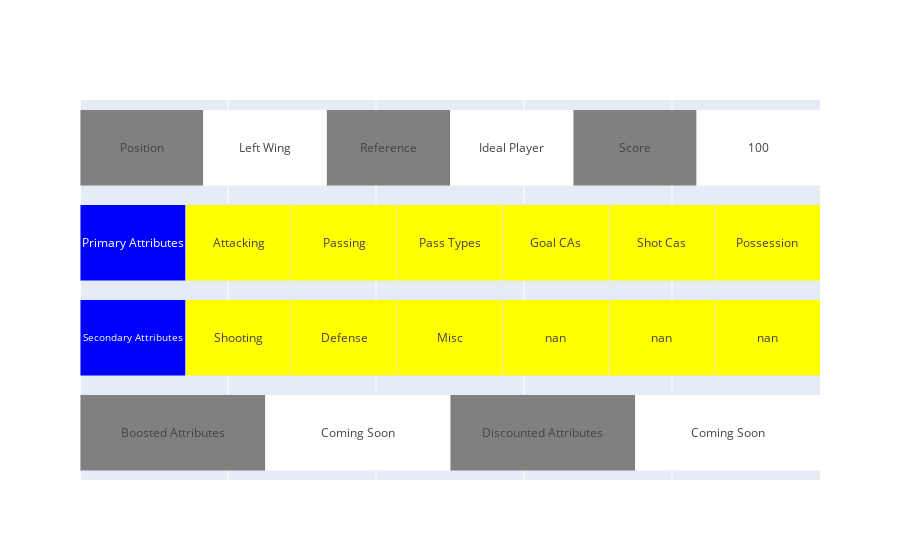

This figure's notebook cell:
### Code cell
t1=tdf.columns[0]
t2=tdf.iloc[0,0]
t3=tdf.columns[1]
t4=tdf.iloc[0,1]
t5='Score'
t6='100'
#top_row=['t'+str(i) for i in range(1,6)]
top_row=[t1,t2,t3,t4,t5,t6]

second_row=tdf['Primary Attributes'].tolist()
second_row.insert(0,tdf.columns[2])

third_row=tdf[tdf.columns[3]].tolist()
third_row.insert(0,tdf.columns[3])

fourth_row=[tdf.columns[4],tdf.iloc[0,4],tdf.columns[5],tdf.iloc[0,5]]

plot_rows=[fourth_row,third_row,second_row,top_row]

values=[]
for i in plot_rows:
    l=[round(100/len(i),2) for j in range(len(i))]
    values.append(l)

# Normalize the values to represent percentages
normalized_values = []
for student_values in values:
    total = sum(student_values)
    percentages = [value / total * 100 for value in student_values]
    normalized_values.append(percentages)

# Define colors for each attribute
#colors = ['#636EFA', '#EF553B', '#00CC96','#112277','#225577','#004488','#2266AA']
colors=[['grey','white','grey','white','grey','white'],['blue','yellow','yellow','yellow','yellow','yellow','yellow'],
        ['blue','yellow','yellow','yellow','yellow','yellow','yellow'],['grey','white','grey','white','grey','white']]
# Create the figure
fig = go.Figure()

# Add the bar trace for each student
for i, bar_values in zip(range(4), normalized_values):
    
    for bar, percentage, color in zip(plot_rows[i], bar_values, colors[i]):
        
        fig.add_trace(go.Bar(
            y=[i],  # Single bar for each row
            x=[percentage],  # The width of the segment
            name=bar,
            orientation='h',
            text=f"{bar}",#: {percentage:.1f}%",  # Text inside the bar
            textposition='inside',
            insidetextanchor='middle',  # Center-align the text inside the bars
            marker=dict(color=color),  # Set the color for each segment
            hoverinfo='none'
        ))

# Update layout
fig.update_layout(
    #title='Comparison of Students\' Performance Across Attributes',
    #xaxis_title='Percentage',
    #yaxis_title='',
    barmode='stack',
    xaxis=dict(range=[0, 100]),  # Ensure the x-axis ranges from 0 to 100
    showlegend=False
)
fig.update_xaxes(showticklabels=False)
fig.update_yaxes(showline=False, showticklabels=False,linecolor='white')
config ={'displayModeBar': False}

# Display the chart
fig.show()

### Figure 1 — Plotly figure (JSON) as saved in the notebook; plotly's stock layout.template omitted (floating-point values rounded to 4 significant figures)
{"data": [{"hoverinfo": "none", "insidetextanchor": "middle", "marker": {"color": "grey"}, "name": "Boosted Attributes", "orientation": "h", "text": "Boosted Attributes", "textposition": "inside", "type": "bar", "x": [25], "y": [0]}, {"hoverinfo": "none", "insidetextanchor": "middle", "marker": {"color": "white"}, "name": "Coming Soon", "orientation": "h", "text": "Coming Soon", "textposition": "inside", "type": "bar", "x": [25], "y": [0]}, {"hoverinfo": "none", "insidetextanchor": "middle", "marker": {"color": "grey"}, "name": "Discounted Attributes", "orientation": "h", "text": "Discounted Attributes", "textposition": "inside", "type": "bar", "x": [25], "y": [0]}, {"hoverinfo": "none", "insidetextanchor": "middle", "marker": {"color": "white"}, "name": "Coming Soon", "orientation": "h", "text": "Coming Soon", "textposition": "inside", "type": "bar", "x": [25], "y": [0]}, {"hoverinfo": "none", "insidetextanchor": "middle", "marker": {"color": "blue"}, "name": "Secondary Attributes", "orientation": "h", "text": "Secondary Attributes", "textposition": "inside", "type": "bar", "x": [14.29], "y": [1]}, {"hoverinfo": "none", "insidetextanchor": "middle", "marker": {"color": "yellow"}, "name": "Shooting", "orientation": "h", "text": "Shooting", "textposition": "inside", "type": "bar", "x": [14.29], "y": [1]}, {"hoverinfo": "none", "insidetextanchor": "middle", "marker": {"color": "yellow"}, "name": "Defense", "orientation": "h", "text": "Defense", "textposition": "inside", "type": "bar", "x": [14.29], "y": [1]}, {"hoverinfo": "none", "insidetextanchor": "middle", "marker": {"color": "yellow"}, "name": "Misc", "orientation": "h", "text": "Misc", "textposition": "inside", "type": "bar", "x": [14.29], "y": [1]}, {"hoverinfo": "none", "insidetextanchor": "middle", "marker": {"color": "yellow"}, "name": "nan", "orientation": "h", "text": "nan", "textposition": "inside", "type": "bar", "x": [14.29], "y": [1]}, {"hoverinfo": "none", "insidetextanchor": "middle", "marker": {"color": "yellow"}, "name": "nan", "orientation": "h", "text": "nan", "textposition": "inside", "type": "bar", "x": [14.29], "y": [1]}, {"hoverinfo": "none", "insidetextanchor": "middle", "marker": {"color": "yellow"}, "name": "nan", "orientation": "h", "text": "nan", "textposition": "inside", "type": "bar", "x": [14.29], "y": [1]}, {"hoverinfo": "none", "insidetextanchor": "middle", "marker": {"color": "blue"}, "name": "Primary Attributes", "orientation": "h", "text": "Primary Attributes", "textposition": "inside", "type": "bar", "x": [14.29], "y": [2]}, {"hoverinfo": "none", "insidetextanchor": "middle", "marker": {"color": "yellow"}, "name": "Attacking", "orientation": "h", "text": "Attacking", "textposition": "inside", "type": "bar", "x": [14.29], "y": [2]}, {"hoverinfo": "none", "insidetextanchor": "middle", "marker": {"color": "yellow"}, "name": "Passing", "orientation": "h", "text": "Passing", "textposition": "inside", "type": "bar", "x": [14.29], "y": [2]}, {"hoverinfo": "none", "insidetextanchor": "middle", "marker": {"color": "yellow"}, "name": "Pass Types", "orientation": "h", "text": "Pass Types", "textposition": "inside", "type": "bar", "x": [14.29], "y": [2]}, {"hoverinfo": "none", "insidetextanchor": "middle", "marker": {"color": "yellow"}, "name": "Goal CAs", "orientation": "h", "text": "Goal CAs", "textposition": "inside", "type": "bar", "x": [14.29], "y": [2]}, {"hoverinfo": "none", "insidetextanchor": "middle", "marker": {"color": "yellow"}, "name": "Shot Cas", "orientation": "h", "text": "Shot Cas", "textposition": "inside", "type": "bar", "x": [14.29], "y": [2]}, {"hoverinfo": "none", "insidetextanchor": "middle", "marker": {"color": "yellow"}, "name": "Possession", "orientation": "h", "text": "Possession", "textposition": "inside", "type": "bar", "x": [14.29], "y": [2]}, {"hoverinfo": "none", "insidetextanchor": "middle", "marker": {"color": "grey"}, "name": "Position", "orientation": "h", "text": "Position", "textposition": "inside", "type": "bar", "x": [16.67], "y": [3]}, {"hoverinfo": "none", "insidetextanchor": "middle", "marker": {"color": "white"}, "name": "Left Wing", "orientation": "h", "text": "Left Wing", "textposition": "inside", "type": "bar", "x": [16.67], "y": [3]}, {"hoverinfo": "none", "insidetextanchor": "middle", "marker": {"color": "grey"}, "name": "Reference", "orientation": "h", "text": "Reference", "textposition": "inside", "type": "bar", "x": [16.67], "y": [3]}, {"hoverinfo": "none", "insidetextanchor": "middle", "marker": {"color": "white"}, "name": "Ideal Player", "orientation": "h", "text": "Ideal Player", "textposition": "inside", "type": "bar", "x": [16.67], "y": [3]}, {"hoverinfo": "none", "insidetextanchor": "middle", "marker": {"color": "grey"}, "name": "Score", "orientation": "h", "text": "Score", "textposition": "inside", "type": "bar", "x": [16.67], "y": [3]}, {"hoverinfo": "none", "insidetextanchor": "middle", "marker": {"color": "white"}, "name": "100", "orientation": "h", "text": "100", "textposition": "inside", "type": "bar", "x": [16.67], "y": [3]}], "layout": {"barmode": "stack", "showlegend": false, "xaxis": {"range": [0, 100], "showticklabels": false}, "yaxis": {"linecolor": "white", "showline": false, "showticklabels": false}}}
